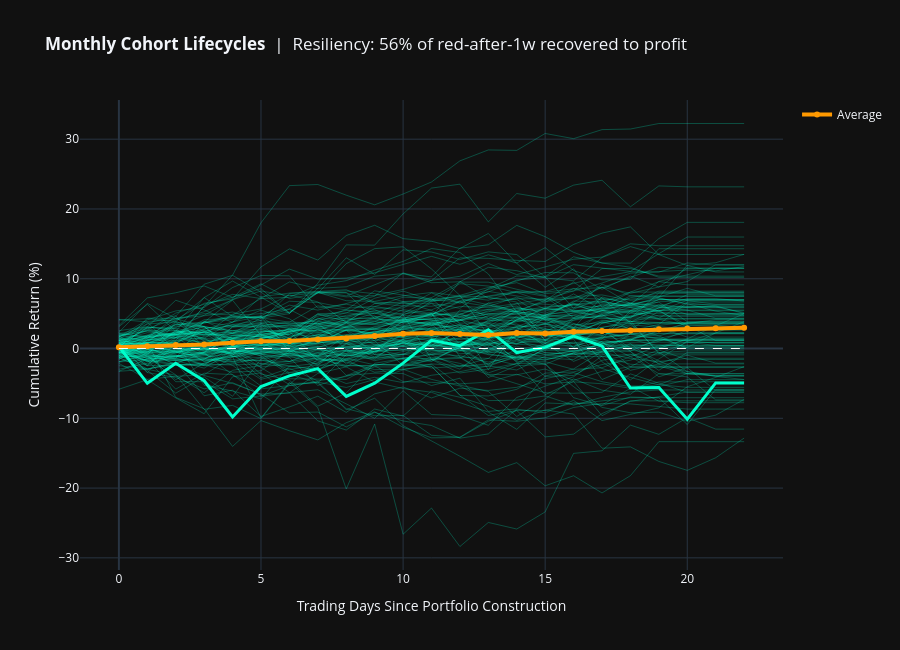

The code cell stored with this chart in its notebook:
### Code cell
# ── 6b. Cohort overlay chart ──────────────────────────────────────────────
traces_df = pd.concat(monthly_traces, axis=1).ffill()

fig_c = go.Figure()
fig_c.add_shape(type="line", x0=0, x1=traces_df.index.max(), y0=0, y1=0,
    line=dict(color="white", width=1, dash="dash"))

for col in traces_df.columns:
    is_last = (col == traces_df.columns[-1])
    fig_c.add_trace(go.Scatter(
        x=traces_df.index, y=traces_df[col] * 100, name=col,
        line=dict(color='#00FFCC' if is_last else 'rgba(0,255,204,0.25)',
                  width=3 if is_last else 1),
        hoverinfo='name+y', showlegend=False))

fig_c.add_trace(go.Scatter(
    x=traces_df.index, y=traces_df.mean(axis=1) * 100,
    name="Average", line=dict(color='#FF9900', width=4),
    mode='lines+markers', marker=dict(size=6)))

fig_c.update_layout(
    title=(f"<b>Monthly Cohort Lifecycles</b>  |  "
           f"Resiliency: {recovery_rate:.0f}% of red-after-1w recovered to profit"),
    xaxis_title="Trading Days Since Portfolio Construction",
    yaxis_title="Cumulative Return (%)",
    template="plotly_dark", height=650, hovermode="x unified")
fig_c.show()
